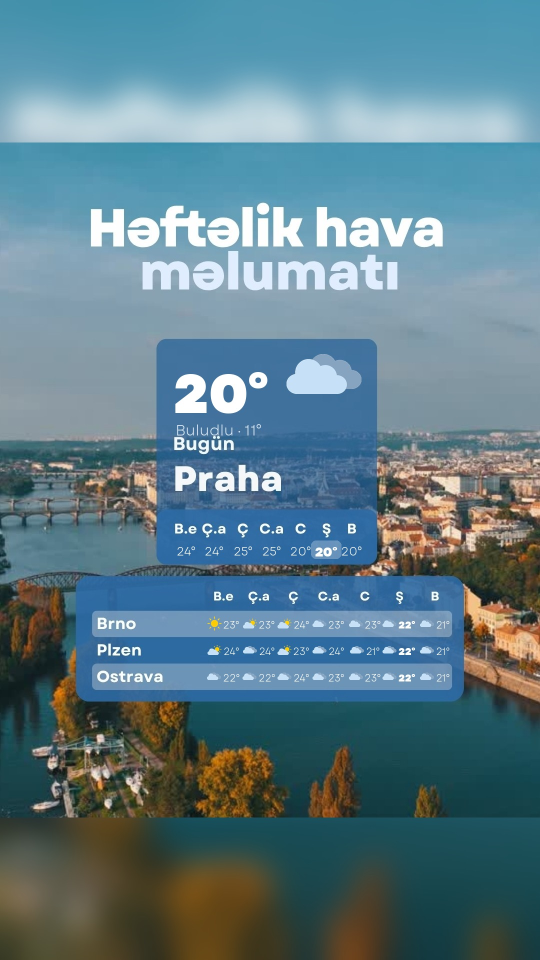
#> input picture 2026-10-03/story_1_weather.jpg, 1080 x 1920 px (shown at 1/2 size); its folder holds only this picture in this run
$ python -i render.py   (imports and definitions only)
#> lines starting #> are read from the running program, lines starting #| are printed output that depends on the picture
"""Заполнение шаблонов Canva (assets/templates/*.jpg, 1080×1350) текстом + сторис и плашки для Reels.

Шаблоны содержат надписи-заглушки ("Title", "subtitle", "body text", "xxxx").
Они стираются: каждая строка пикселей заливается плавным переходом между цветами
панели слева и справа от заглушки (+ лёгкое «зерно», как в оригинале).
Если есть «чистые» версии шаблонов без заглушек — просто замените файлы, а в
LAYOUTS уберите соответствующие области "erase".
"""
import glob
import os
import random
from functools import lru_cache
from pathlib import Path

from PIL import Image, ImageChops, ImageDraw, ImageFilter, ImageFont, ImageOps

from .util import ROOT

W, H_POST, H_STORY = 1080, 1350, 1920
TPL = ROOT / "assets" / "templates"
FONT_DIRS = [ROOT / "assets" / "fonts", Path("/usr/share/fonts"), Path("C:/Windows/Fonts"),
             Path(os.path.expanduser("~/Library/Fonts")), Path("/Library/Fonts")]

DARK = (51, 51, 51)
GRAY = (110, 110, 110)
PANEL = (232, 232, 230)

# ── геометрия шаблонов (пиксели в 1080×1350) ───────────────────
TITLE_ERASE = (112, 108, 320, 252)
TITLE_BOX = (128, 110, 768, 250)
COVER_ERASE = [(590, 698, 810, 782)]
COVER_BOX = (452, 505, 948, 970)            # полупрозрачный квадрат с "xxxx"
LAYOUTS = {
    # a: заголовок + текст + 3 фото снизу
    "a": {"erase": [TITLE_ERASE, (86, 316, 305, 400)], "body": [(97, 322, 962, 700)]},
    # b: заголовок + 2 блока текста + 2 фото
    "b": {"erase": [TITLE_ERASE, (418, 314, 628, 374), (86, 646, 305, 704)],
          "body": [(428, 318, 965, 575), (97, 650, 630, 1015)]},
    # c: заголовок + один большой блок текста
    "c": {"erase": [TITLE_ERASE, (86, 336, 305, 402)], "body": [(97, 340, 962, 1015)]},
    # d: одна большая панель, заголовок внутри
    "d": {"erase": [TITLE_ERASE, (86, 336, 305, 402)], "body": [(97, 300, 962, 1015)]},
}
# порядок чередования макетов слайдов внутри карусели
ROTATION = ["c", "a", "d", "b"]

# недельная погода (weather.jpg)
WX_TODAY_BOX = (313, 393, 753, 735)
WX_PRAHA_COLS = [372, 428, 486, 543, 601, 652, 703]      # центры колонок B.e … B
WX_PRAHA_TEMP_Y = 800
WX_TABLE_COLS = [447, 518, 587, 657, 730, 798, 870]
WX_TABLE_ROWS = [962, 1015, 1068]                        # Brno, Plzen, Ostrava
ICON_BOXES = {                                           # weather_icons.jpg
    "partly": (110, 70, 520, 370), "sunrain": (540, 70, 910, 410), "sun": (120, 420, 420, 715),
    "cloud": (500, 450, 950, 700), "snow": (55, 760, 510, 1195), "rain": (500, 745, 950, 1085),
}


# [4 lines left out: function hex_rgb, not called in this run]


class Theme:
    # [5 lines left out: function __init__, not called in this run]

    def font(self, size: int, bold: bool = True) -> ImageFont.FreeTypeFont:
        return _font(tuple(self.bold_names if bold else self.reg_names), size)


# [84 lines left out: functions _load_logo, _find_font_file, _font, wrap, fit, draw_lines and 2 more, not called in this run]


# ── шаблоны ───────────────────────────────────────────────────

def template(name: str) -> Image.Image | None:
    p = TPL / f"{name}.jpg"
    return Image.open(p).convert("RGB") if p.exists() else None


# [16 lines left out: function erase, not called in this run]


def save_jpg(img: Image.Image, path: Path) -> Path:
    img.convert("RGB").save(path, "JPEG", quality=93, optimize=True)
    return path


# ── карусель ──────────────────────────────────────────────────

# [92 lines left out: functions carousel, _cover, _title, _body, _fill_layout, _boxed_item, not called in this run]


# ── сторис ────────────────────────────────────────────────────

def to_story(post: Image.Image) -> Image.Image:
    """Кадр 4:5 → 9:16: размытое продолжение фона сверху/снизу."""
    bg = ImageOps.fit(post, (W, H_STORY), Image.LANCZOS).filter(ImageFilter.GaussianBlur(30))
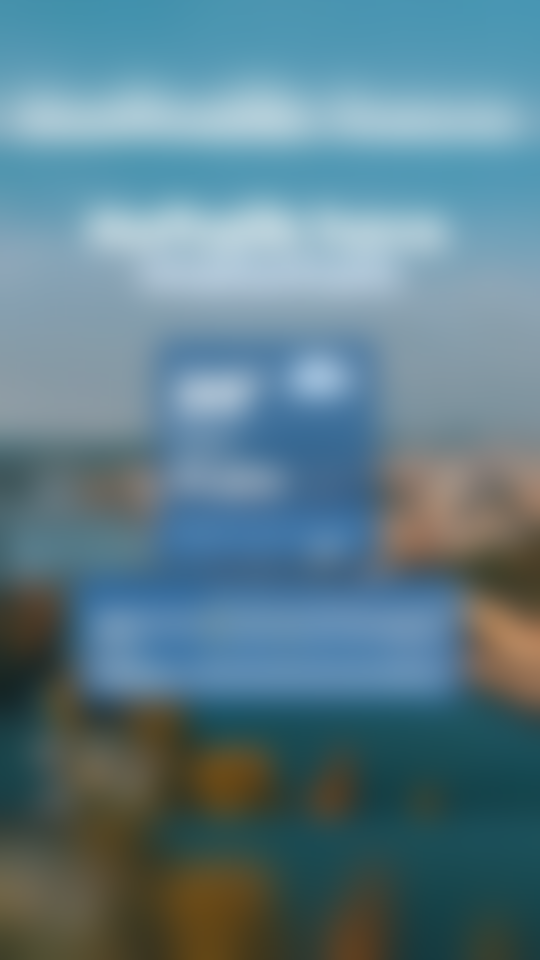
#> bg: PIL image 1080x1920 RGB (shown at 1/2 size); mean R, G, B 93.7, 125.2, 137.2
#> post is the input picture: PIL image 1080x1920 RGB; mean R, G, B 93.7, 125.2, 137.3
    bg.paste(post.convert(bg.mode), (0, (H_STORY - H_POST) // 2))
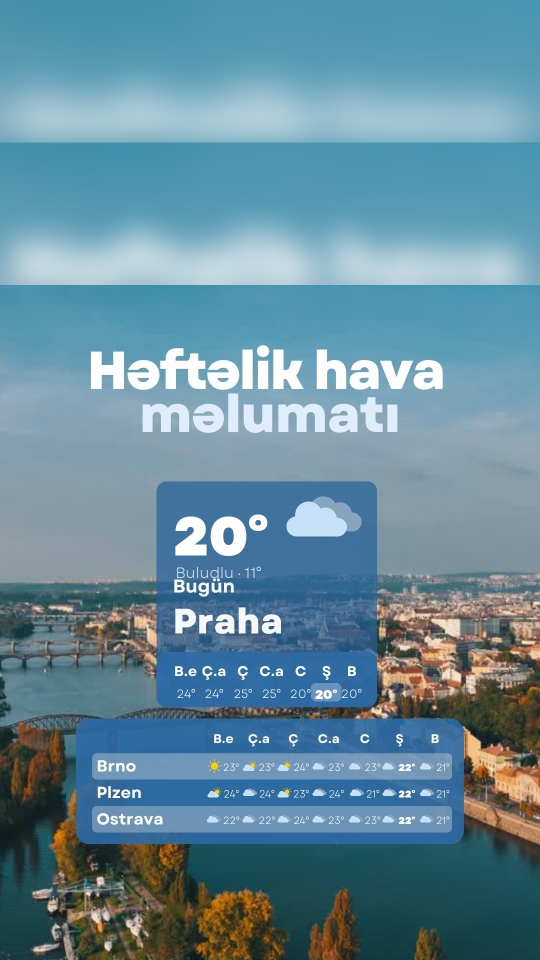
#> bg: PIL image 1080x1920 RGB (shown at 1/2 size); mean R, G, B 101.2, 139.3, 156.5
    return bg.convert("RGBA")


# [134 lines left out: functions story_promo, wmo, _icon, story_weather, _logo_band, _card and 2 more, not called in this run]


def reel_frame_from_slide(slide: Path, out: Path) -> Path:
    to_story(Image.open(slide).convert("RGB")).convert("RGB").save(out, "JPEG", quality=92)
    return out

>>> result = reel_frame_from_slide('../2026-10-03/story_1_weather.jpg', 'out.png')
